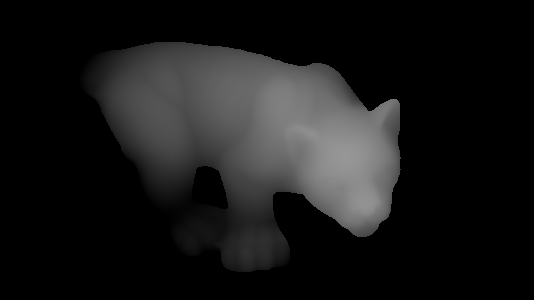
#> input picture py/numpy/depth.png, 534 x 300 px
$ python -i mycvmod.py   (imports and definitions only)
#> lines starting #> are read from the running program, lines starting #| are printed output that depends on the picture
#!/usr/bin/env python
# -*- coding: utf-8 -*-

import cv2

class MyCv():
    def __init__(self):
        pass

    def hconcat(self, img_list, itp=cv2.INTER_CUBIC):
        l = []
        for i in img_list:
            if len(i.shape) == 3:
                l.append(i)
            else:
                bgr = cv2.cvtColor(i, cv2.COLOR_GRAY2BGR)
                l.append(bgr)
        h_min = min(i.shape[0] for i in l)
        img_list_resize = [cv2.resize(i, (int(i.shape[1] * h_min / i.shape[0]), h_min), interpolation=itp) for i in l]
        return cv2.hconcat(img_list_resize)

    def vconcat(self, img_list, itp=cv2.INTER_CUBIC):
        w_min = min(i.shape[1] for i in img_list)
        img_list_resize = [cv2.resize(i, (w_min, int(i.shape[0] * w_min / i.shape[1])), interpolation=itp) for i in img_list]
        return cv2.vconcat(img_list_resize)

    def tile(self, img_list_2d, itp=cv2.INTER_CUBIC):
        img_list_v = [self.hconcat(img_list_h, itp) for img_list_h in img_list_2d]
        return self.vconcat(img_list_v, itp)

>>> import cv2
>>> picture = cv2.imread('numpy/depth.png')
#> picture is the input picture: shape (300, 534, 3); min 0, max 150, mean 23.9
>>> result = MyCv().tile(picture)
#> in tile, `img_list_v = [self.hconcat(img_list_h, itp) for img_list_h in img_list..`: img_list_v = 300 items
#> in vconcat, `w_min = min(i.shape[1] for i in img_list)`: w_min = 534
#> in vconcat, `img_list_resize = [cv2.resize(i, (w_min, int(i.shape[0] * w_min / i.sh..`: img_list_resize = 300 items
#> in vconcat, `return cv2.vconcat(img_list_resize)`:
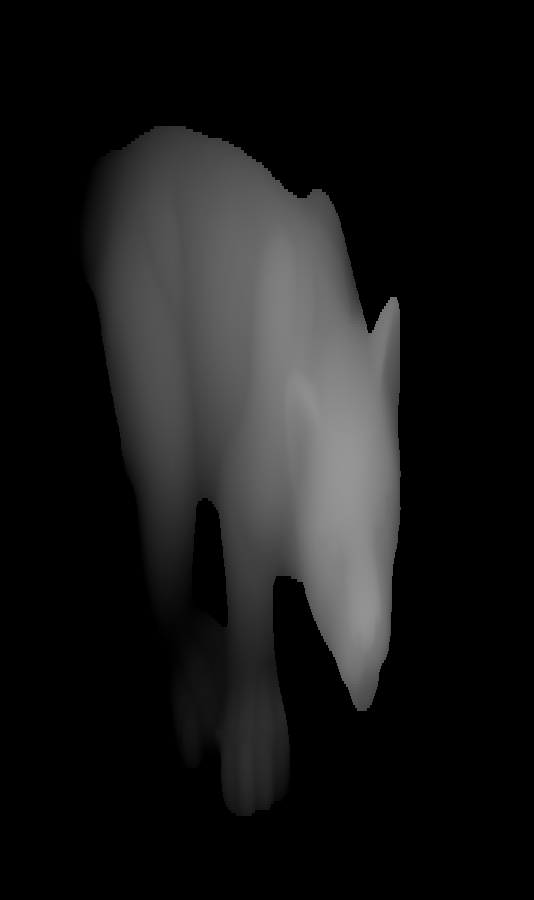
#> returned value: shape (900, 534, 3); min 0, max 150, mean 23.9
